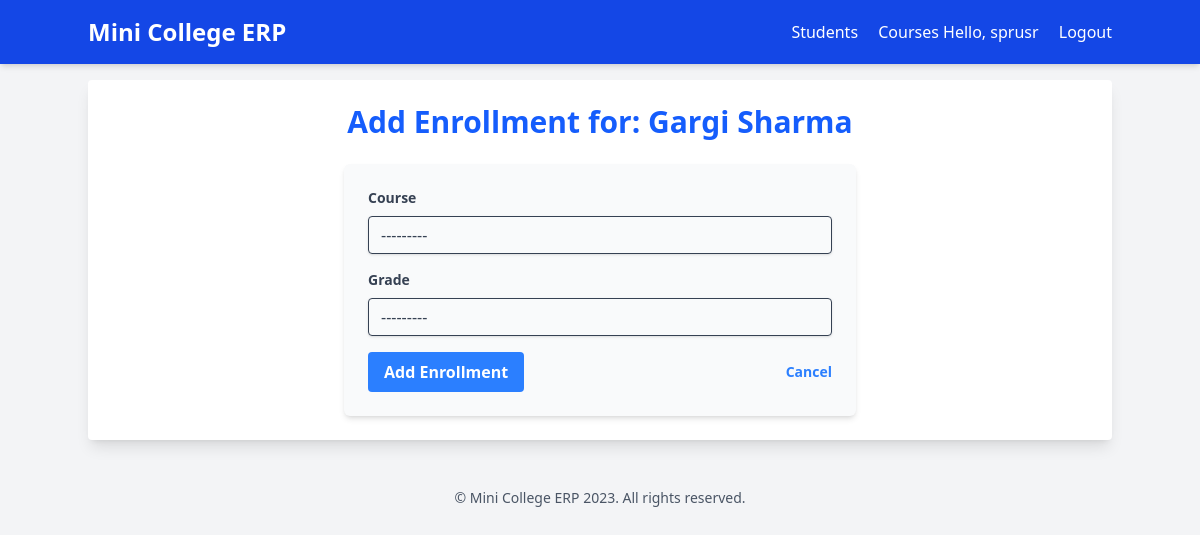
The app's page /students/1/enrollments/add/ (signed in) with its own data.
### students/models.py (models this page shows, shortened)
class Student(models.Model):
    student_id = models.CharField(max_length=20, unique=True)
    first_name = models.CharField(max_length=100)
    last_name = models.CharField(max_length=100)
    email = models.EmailField(blank=True,null=True)
    date_of_enrollment = models.DateField()

### courses/models.py (models this page shows)
class Course(models.Model):
    course_code=models.CharField(max_length=10,unique=True)
    course_name=models.CharField(max_length=200)
    credits=models.IntegerField()
    description=models.TextField(blank=True,null=True)
    def __str__(self):
        return f"{self.course_code}: {self.course_name}"

### students/views.py (the view)
# urls.py: path('<int:student_pk>/enrollments/add/', views.add_enrollment, name='add_enrollment'),
@login_required
def add_enrollment(request,student_pk):
    student = get_object_or_404(Student, pk=student_pk)
    if request.method == 'POST':
        form = EnrollmentForm(request.POST)
        if form.is_valid():
            enrollment = form.save(commit=False)
            enrollment.student = student
            enrollment.save()
            return redirect('students:detail', pk=student.pk)
    else:
        form = EnrollmentForm()
    context = {
        'form': form,
        'student': student,
        'adding_for_student': True
    }
    return render(request, 'students/add_enrollment.html', context)

### students/forms.py
class EnrollmentForm(forms.ModelForm):
    class Meta:
        model = Enrollment
        exclude = ['student', 'enrollment_date']
        labels = {
            'course': 'Course',
            'grade': 'Grade',
        }

### templates/students/add_enrollment.html (shortened to what this page needs)
{% extends 'base.html' %}
{% block content %}
    <h1 class="text-3xl font-bold text-center text-blue-600 mb-6">Add Enrollment for: {{ student.first_name }} {{ student.last_name }}</h1>
    <form method="post" class="max-w-lg mx-auto bg-gray-50 p-6 rounded-md shadow-md">
        {% for field in form.visible_fields %}
            <div class="mb-4">
                <label class="block text-gray-700 text-sm font-bold mb-2" for="{{ field.id_for_label }}">
                     {{ field.label }}
                </label>
                {% if field.field.widget.input_type == 'select' %}
                     <select name="{{ field.name }}" id="{{ field.id_for_label }}"
                             class="shadow appearance-none border rounded w-full py-2 px-3 text-gray-700 leading-tight focus:outline-none focus:shadow-outline {% if field.errors %}border-red-500{% endif %}"
                             {% if field.field.required %}required{% endif %}>
                         {% for value, text in field.field.choices %}
                             <option value="{{ value }}" {% if field.value == value %}selected{% endif %}>{{ text }}</option>
                         {% endfor %}
                     </select>
                {% endif %}
            </div>
        {% endfor %}
        <div class="flex items-center justify-between">
            <button type="submit"
                    class="bg-blue-500 hover:bg-blue-700 text-white font-bold py-2 px-4 rounded focus:outline-none focus:shadow-outline">
                Add Enrollment
            </button>
             <a href="{% url 'students:detail' student.pk %}" class="inline-block align-baseline font-bold text-sm text-blue-500 hover:text-blue-800">
                Cancel
             </a>
        </div>
    </form>
{% endblock content %}

### templates/base.html (shortened to what this page needs)
<!DOCTYPE html>
<html lang="en">
<head>
    <script src="https://cdn.jsdelivr.net/npm/@tailwindcss/browser@4"></script>
</head>
<body class="bg-gray-100 font-sans leading-normal tracking-normal">
    <header class="bg-blue-700 text-white p-4 shadow-md">
        <div class="container mx-auto flex justify-between items-center">
            <a href="{% url 'core:home' %}" class="text-2xl font-bold">Mini College ERP</a>
            <nav>
                <a href="{% url 'students:list' %}" class="text-white hover:text-blue-200 mr-4">Students</a>
                <a href="{% url 'courses:list' %}" class="text-white hover:text-blue-200">Courses</a>
                {% if user.is_authenticated %}
                    <span class="mr-4">Hello, {{ user.username }}</span>
                    <form action="{% url 'logout' %}" method="post" class="inline">
                        <button type="submit" class="text-white hover:text-blue-200 bg-transparent border-none p-0 m-0 cursor-pointer">
                            Logout
                        </button>
                    </form>
                {% else %}
                    <a href="{% url 'login' %}" class="text-white hover:text-blue-200">Login</a>
                {% endif %}
            </nav>
        </div>
    </header>
    <main class="container mx-auto mt-4 p-6 bg-white rounded shadow-lg mb-8">
        {% block content %}{% endblock content %}
   </main>
   <footer class="mt-8 py-4 text-center text-gray-600 text-sm">
    © {{ request.META.HTTP_HOST|default:'Mini College ERP' }} 2023. All rights reserved.
   </footer>
</body>
</html>

### records on screen
Student: first_name "Gargi", last_name "Sharma"
Course: course "---------"

### other values on screen
{{ user.username }} "sprusr"
{{ field.label }} "Course" "Grade"
{{ request.META.HTTP_HOST|default:'Mini College ERP' }} "Mini College ERP"
form field grade "---------"
